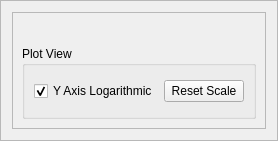
         <widget class="QFrame" name="frame_7">
          <property name="sizePolicy">
           <sizepolicy hsizetype="Preferred" vsizetype="Preferred">
            <horstretch>2</horstretch>
            <verstretch>0</verstretch>
           </sizepolicy>
          </property>
          <property name="frameShape">
           <enum>QFrame::StyledPanel</enum>
          </property>
          <property name="frameShadow">
           <enum>QFrame::Raised</enum>
          </property>
          <layout class="QVBoxLayout" name="verticalLayout">
           <item>
            <widget class="QFrame" name="frame_plot">
             <property name="sizePolicy">
              <sizepolicy hsizetype="Preferred" vsizetype="Preferred">
               <horstretch>0</horstretch>
               <verstretch>3</verstretch>
              </sizepolicy>
             </property>
             <property name="frameShape">
              <enum>QFrame::StyledPanel</enum>
             </property>
             <property name="frameShadow">
              <enum>QFrame::Raised</enum>
             </property>
             <layout class="QVBoxLayout" name="verticalLayout_8">
              <item>
               <widget class="QCustomPlot" name="customPlotData" native="true">
                <property name="sizePolicy">
                 <sizepolicy hsizetype="Preferred" vsizetype="Preferred">
                  <horstretch>2</horstretch>
                  <verstretch>3</verstretch>
                 </sizepolicy>
                </property>
                <property name="cursor">
                 <cursorShape>CrossCursor</cursorShape>
                </property>
                <property name="mouseTracking">
                 <bool>true</bool>
                </property>
                <property name="autoFillBackground">
                 <bool>false</bool>
                </property>
                <layout class="QGridLayout" name="gridLayout"/>
               </widget>
              </item>
              <item>
               <widget class="QGroupBox" name="groupBox_2">
                <property name="sizePolicy">
                 <sizepolicy hsizetype="Preferred" vsizetype="Fixed">
                  <horstretch>0</horstretch>
                  <verstretch>1</verstretch>
                 </sizepolicy>
                </property>
                <property name="minimumSize">
                 <size>
                  <width>0</width>
                  <height>73</height>
                 </size>
                </property>
                <property name="baseSize">
                 <size>
                  <width>0</width>
                  <height>0</height>
                 </size>
                </property>
                <property name="title">
                 <string>Plot View</string>
                </property>
                <layout class="QHBoxLayout" name="horizontalLayout_16">
                 <item>
                  <widget class="QCheckBox" name="checkbox_yAxisScaleType">
                   <property name="text">
                    <string>Y Axis Logarithmic</string>
                   </property>
                   <property name="checked">
                    <bool>true</bool>
                   </property>
                   <property name="tristate">
                    <bool>false</bool>
                   </property>
                  </widget>
                 </item>
                 <item>
                  <widget class="QPushButton" name="pushButton_resetScale">
                   <property name="text">
                    <string>Reset Scale</string>
                   </property>
                  </widget>
                 </item>
                </layout>
               </widget>
              </item>
             </layout>
            </widget>
           </item>
          </layout>
         </widget>
